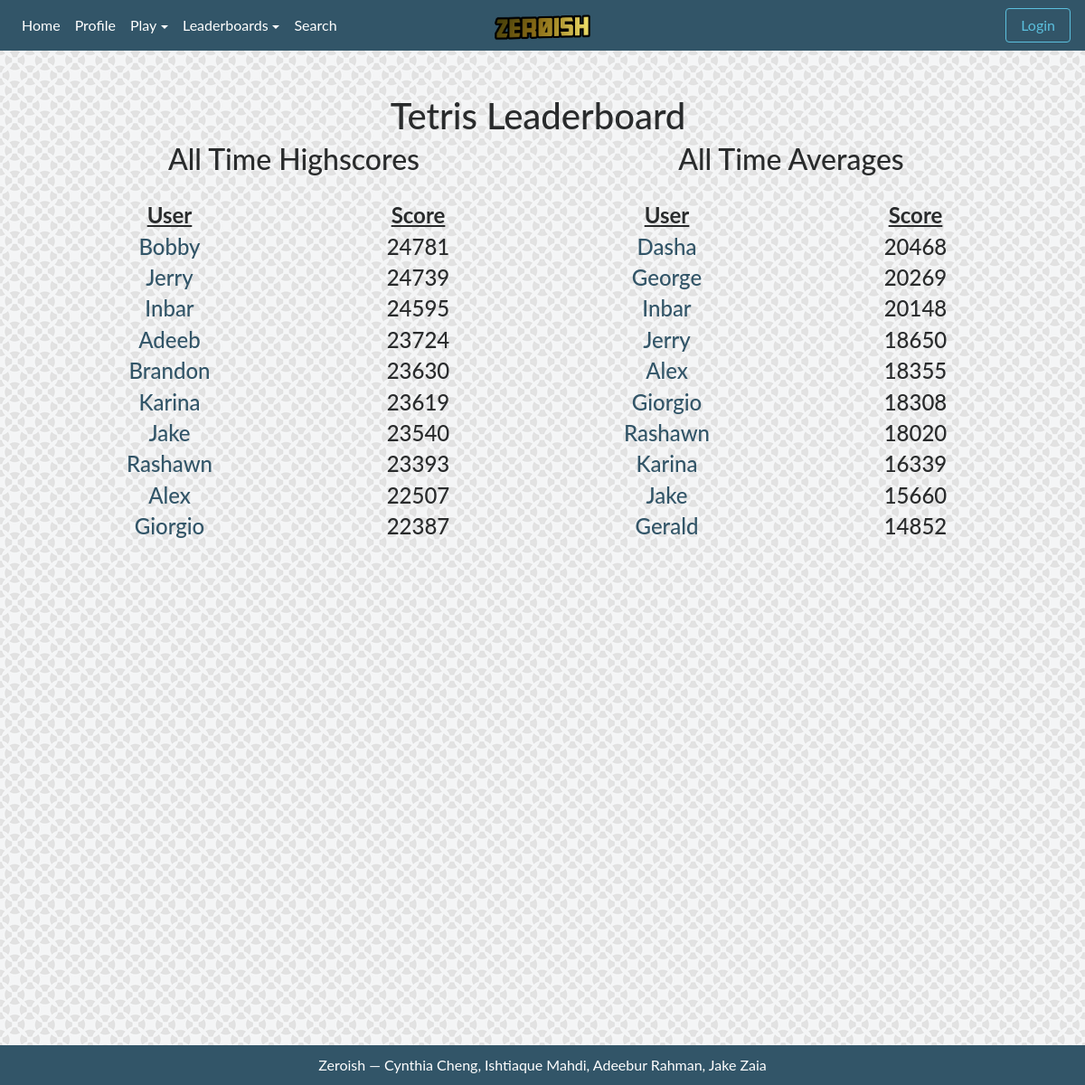
Page /tetris/leaderboard on the earlier database version.
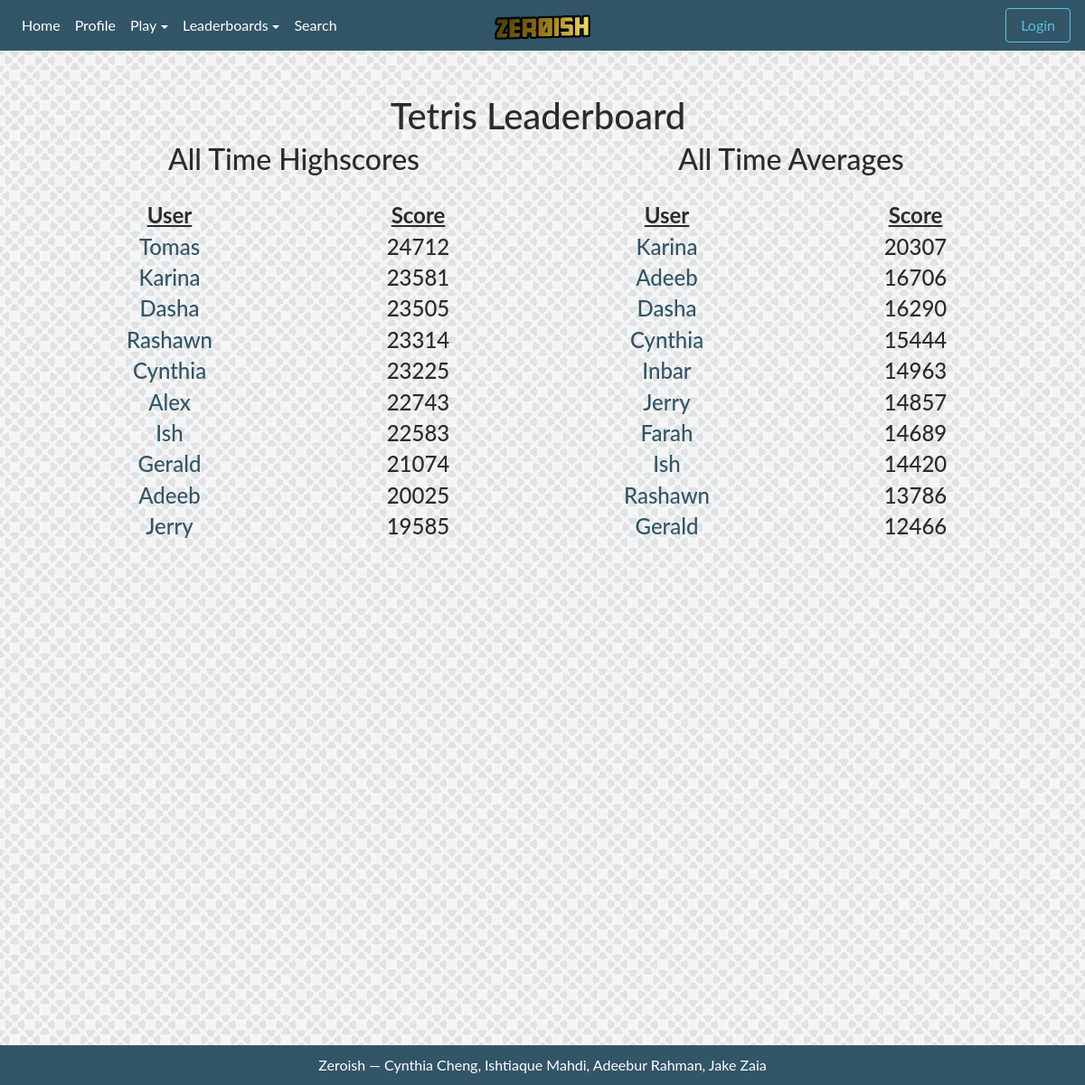
Same page on the later database version.
### tables this page shows
CREATE TABLE tetris (username TEXT PRIMARY KEY, scores TEXT, average REAL, highscore NUMERIC, numplayed NUMERIC);

### app.py (the view)
@app.route("/tetris/leaderboard")
def tetris_leaderboard():
    if 'username' in session:
        logged = True
    else:
        logged = False
    return render_template("leaderboard.html", logged=logged, game="Tetris",
                           highscores = tetris.get_highscores(),
                           averages = tetris.get_averages())

### utils/tetris.py (called while the page is built)
def get_highscores():
    db = sqlite3.connect(f)
    user_info = db.cursor().execute('SELECT username, highscore FROM tetris;').fetchall()
    dic = {}
    for data in user_info:
        dic[data[0]] = data[1]
    scores = []
    for line in sorted(dic.items(), key=lambda dic: dic[1], reverse=True):
        scores.append( [line[0], line[1]] )
    return scores[:10]

def get_averages():
    db = sqlite3.connect(f)
    user_info = db.cursor().execute('SELECT username, average FROM tetris;').fetchall()
    dic = {}
    for data in user_info:
        dic[data[0]] = data[1]
    scores = []
    for line in sorted(dic.items(), key=lambda dic: dic[1], reverse=True):
        scores.append( [line[0], line[1]] )
    return scores[:10]

### templates/leaderboard.html (shortened to what this page needs)
{% extends "template.html" %}
{% block content %}
<br>
<div class="container">
  <div class="row">
    <div class="col"></div>
    <div class="col"><h1>{{ game }} Leaderboard</h1></div>
    <div class="col"></div>
  </div>
  <div class="row">
    <div class="col">
      <center>
        <h2> All Time Highscores</h2>
        <br>
        <div class="row">
          <div class="col">
            <h4><b><u>User</u></b></h4>
          </div>
          <div class="col">
            <h4><b><u>Score</u></b></h4>
          </div>
        </div>
        {% for data in highscores %}
        <div class="row">
          <div class="col">
            <a href="/profile?user={{ data[0] }}"><h4>{{ data[0] }}</h4></a>
          </div>
          <div class="col">
            <h4>{{ data[1] }}</h4>
          </div>
        </div>
        {% endfor %}
      </center>
    </div>
    <div class="col">
      <center>
        <h2> All Time Averages</h2>
        <br>
        <div class="row">
          <div class="col">
            <h4><b><u>User</u></b></h4>
          </div>
          <div class="col">
            <h4><b><u>Score</u></b></h4>
          </div>
        </div>
        {% for data in averages %}
        <div class="row">
          <div class="col">
            <a href="/profile?user={{ data[0] }}"><h4>{{ data[0] }}</h4></a>
          </div>
          <div class="col">
            <h4>{{ data[1]|int }}</h4>
          </div>
        </div>
        {% endfor %}
      </center>
    </div>
  </div>
</div>
{% endblock %}

Differences in the rows shown:
no longer on this page (row edited): tetris: username "Bobby", highscore "24781", shown under "All Time Highscores"
no longer on this page (row edited): tetris: username "Brandon", highscore "23630", shown under "All Time Highscores"
no longer on one of the page's lists (row edited): tetris: username "Alex", average "18355"
no longer on this page (row edited): tetris: username "Jake", highscore "23540", average "15660"
no longer on this page (row edited): tetris: username "Giorgio", highscore "22387", average "18308"
no longer on one of the page's lists (row edited): tetris: username "Inbar", highscore "24595"
no longer on this page (row edited): tetris: username "George", average "20269", shown under "All Time Averages"
now on this page (row edited): tetris: username "Tomas", highscore "24712", shown under "All Time Highscores"
changed tetris "Karina": highscore "23619" → "23581"; average "16339" → "20307"; moves up the list
now on one of the page's lists (row edited): tetris: username "Dasha", highscore "23505"
changed tetris "Dasha": average "20468" → "16290"
changed tetris "Rashawn": highscore "23393" → "23314"; average "18020" → "13786"
now on this page (row edited): tetris: username "Cynthia", highscore "23225", average "15444"
changed tetris "Alex": highscore "22507" → "22743"
now on this page (row edited): tetris: username "Ish", highscore "22583", average "14420"
now on one of the page's lists (row edited): tetris: username "Gerald", highscore "21074"
changed tetris "Gerald": average "14852" → "12466"
now on one of the page's lists (row edited): tetris: username "Adeeb", average "16706"
changed tetris "Adeeb": highscore "23724" → "20025"; moves down the list
changed tetris "Jerry": highscore "24739" → "19585"; average "18650" → "14857"; moves down the list
changed tetris "Inbar": average "20148" → "14963"
now on this page (row edited): tetris: username "Farah", average "14689", shown under "All Time Averages"
